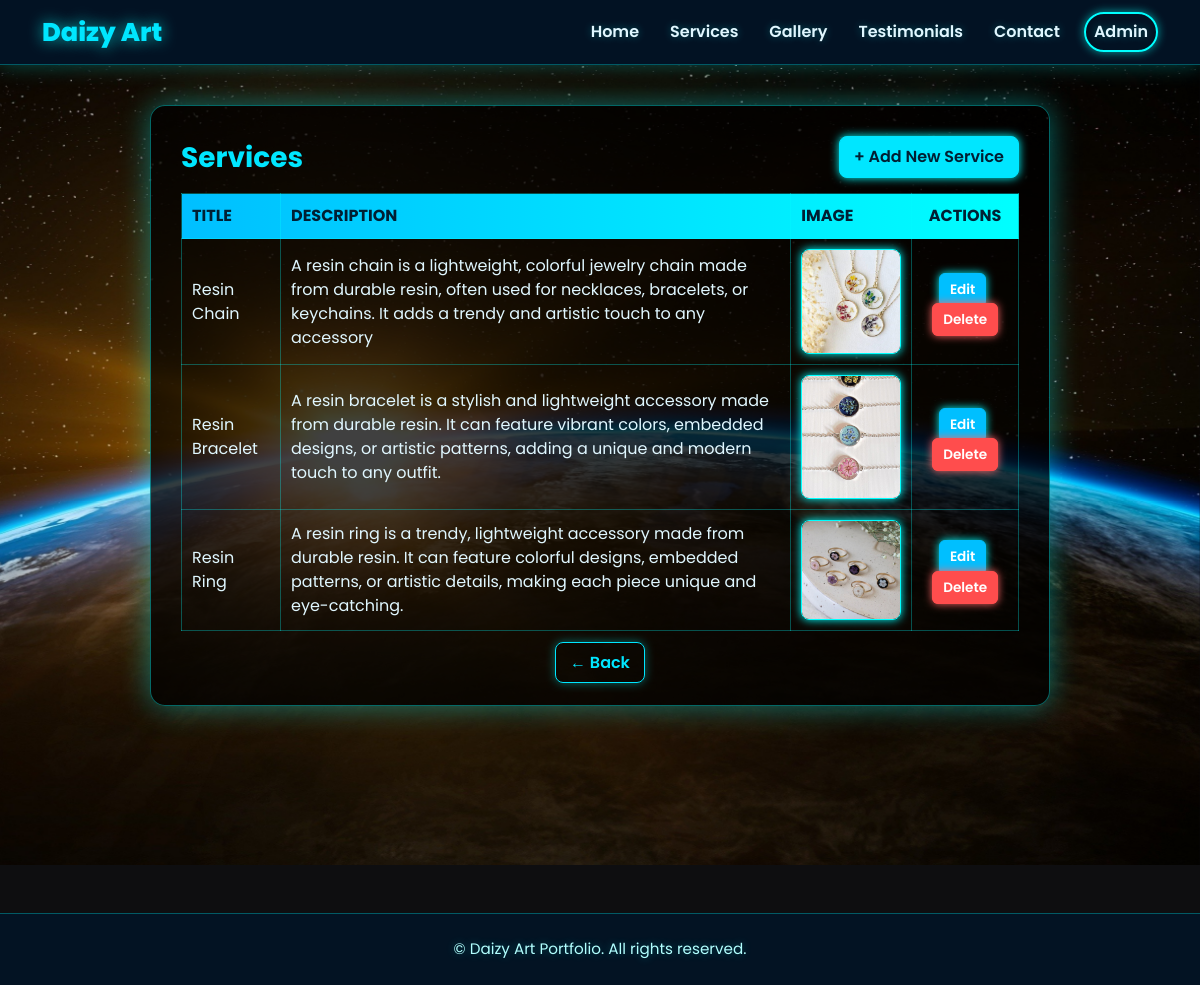
Screenshot of /services-admin/ (signed in) with the database file from the repository.
### main/models.py (models this page shows, shortened)
class Service(models.Model):
    title = models.CharField(max_length=200)
    image = models.ImageField(upload_to='services/')
    description = models.TextField()

### main/views.py (the view)
# urls.py: path('services-admin/', views.service_list, name='service_list'),   # admin dashboard
@login_required(login_url='admin_login')
def service_list(request):
    services = Service.objects.all()
    return render(request, 'service_list.html', {'services': services})

### main/templates/service_list.html (shortened to what this page needs)
{% extends 'base.html' %}
{% block content %}
<div style="min-height:100vh;display:flex;justify-content:center;align-items:flex-start;padding:40px 20px;background:url('/static/images/bg06.jpg') center/cover no-repeat fixed;backdrop-filter:blur(6px);">
    <div style="background:rgba(0,0,0,0.75);border:1px solid rgba(0,255,255,0.4);border-radius:15px;padding:30px;width:100%;max-width:900px;box-shadow:0 0 30px rgba(0,255,255,0.4);color:#e0f7ff;animation:fadeInUp 1s;">
        <div style="display:flex;justify-content:space-between;align-items:center;flex-wrap:wrap;gap:10px;margin-bottom:15px;">
            <h3 style="color:#00e6ff;font-weight:700;margin:0;">Services</h3>
            <a href="{% url 'service_add' %}" style="background-color:#00e6ff;border:1px solid #00e6ff;color:#001f33;font-weight:600;padding:8px 14px;border-radius:8px;box-shadow:0 0 10px #00ffff;text-decoration:none;transition:0.3s ease;">+ Add New Service</a>
        </div>
        <div style="overflow-x:auto;">
            <table style="width:100%;border-collapse:collapse;color:#e0f7ff;border:1px solid #00e6ff;">
                <thead>
                    <tr style="background:linear-gradient(90deg,#00bfff,#00ffff);color:#001f33;text-transform:uppercase;font-weight:700;">
                        <th style="padding:10px;border:1px solid rgba(0,255,255,0.3);text-align:left;">Title</th>
                        <th style="padding:10px;border:1px solid rgba(0,255,255,0.3);text-align:left;">Description</th>
                        <th style="padding:10px;border:1px solid rgba(0,255,255,0.3);text-align:left;">Image</th>
                        <th style="padding:10px;border:1px solid rgba(0,255,255,0.3);text-align:center;">Actions</th>
                    </tr>
                </thead>
                <tbody>
                    {% for service in services %}
                    <tr style="transition:background 0.3s ease;">
                        <td style="padding:10px;border:1px solid rgba(0,255,255,0.3);">{{ service.title }}</td>
                        <td style="padding:10px;border:1px solid rgba(0,255,255,0.3);">{{ service.description }}</td>
                        <td style="padding:10px;border:1px solid rgba(0,255,255,0.3);">
                            {% if service.image %}
                                <img src="{{ service.image.url }}" alt="{{ service.title }}" style="width:100px;border-radius:8px;border:1px solid #00ffff;box-shadow:0 0 10px #00ffff;">
                            {% endif %}
                        </td>
                        <td style="padding:10px;text-align:center;border:1px solid rgba(0,255,255,0.3);">
                            <a href="{% url 'service_edit' service.id %}" style="background-color:#00bfff;border:1px solid #00bfff;color:#fff;font-size:0.85rem;font-weight:600;padding:6px 10px;border-radius:6px;box-shadow:0 0 8px #00ffff;text-decoration:none;margin-right:5px;display:inline-block;transition:0.3s;">Edit</a>
                            <a href="{% url 'service_delete' service.id %}" style="background-color:#ff4d4d;border:1px solid #ff4d4d;color:#fff;font-size:0.85rem;font-weight:600;padding:6px 10px;border-radius:6px;box-shadow:0 0 8px #ff6666;text-decoration:none;transition:0.3s;">Delete</a>
                        </td>
                    </tr>
                    {% empty %}
                    <tr>
                        <td colspan="4" style="text-align:center;padding:15px;color:#e0f7ff;">No services available.</td>
                    </tr>
                    {% endfor %}
                </tbody>
            </table>
        </div>
        <div style="text-align:center;margin-top:20px;">
            <a href="{% url 'dashboard' %}" style="background:transparent;border:1px solid #00e6ff;color:#00e6ff;font-weight:600;padding:8px 14px;border-radius:8px;text-decoration:none;transition:all 0.3s ease;box-shadow:0 0 10px rgba(0,255,255,0.4);">← Back</a>
        </div>
    </div>
</div>
{% endblock %}

### main/templates/base.html (style rules this page uses)
body { font-family: 'Poppins', sans-serif; background-color: #0e0e10; color: #e0f7ff; margin: 0; padding: 0; }

### rows the page displays
Service: title "Resin Chain", description "A resin chain is a lightweight, colorful jewelry chain made from durable resin, often used for necklaces, bracelets, or keychains. It adds a trendy and artistic touch to any accessory", image (picture)
Service: title "Resin Bracelet", description "A resin bracelet is a stylish and lightweight accessory made from durable resin. It can feature vibrant colors, embedded designs, or artistic patterns, adding a unique and modern touch to any outfit.", image (picture)
Service: title "Resin Ring", description "A resin ring is a trendy, lightweight accessory made from durable resin. It can feature colorful designs, embedded patterns, or artistic details, making each piece unique and eye-catching.", image (picture)
